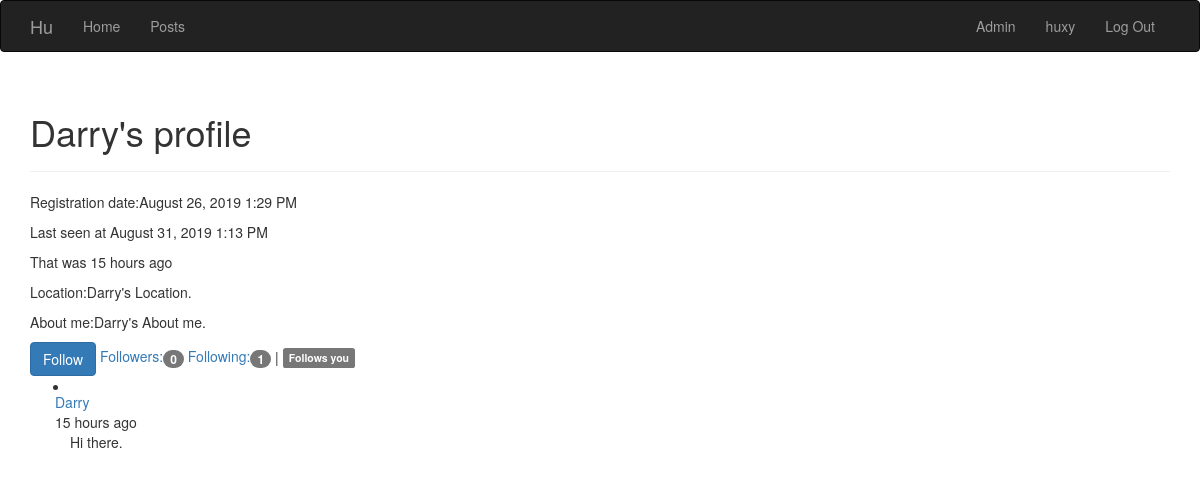
Page /user/Darry (signed in) on the committed database.
### app/models.py (models this page shows, shortened)
class User(UserMixin, db.Model):
    __tablename__ = 'users'
    id = db.Column(db.Integer, primary_key = True)
    username = db.Column(db.String(64), unique = True, index = True)
    password_hash = db.Column(db.String(128))
    role_id = db.Column(db.Integer, db.ForeignKey('roles.id'))
    location = db.Column(db.String(64))
    about_me = db.Column(db.Text())
    member_since = db.Column(db.DateTime(), default=datetime.utcnow)
    last_seen = db.Column(db.DateTime(), default=datetime.utcnow)
    comments = db.relationship('Comment', backref='author', lazy='dynamic')
    posts = db.relationship('Post', backref='author', lazy='dynamic')
    followed = db.relationship('Follow', foreign_keys=[Follow.follower_id], backref=db.backref('follower', lazy='joined'),lazy='dynamic',cascade='all, delete-orphan')
    follower = db.relationship('Follow', foreign_keys=[Follow.followed_id], backref=db.backref('followed', lazy='joined'),lazy='dynamic',cascade='all, delete-orphan')
    def can(self, permissions):
        return self.role is not None and (self.role.permissions & permissions) == permissions
    def is_administrator(self):
        return self.can(Permissions.ADMINISTRATOR)
    @property
    def password(self):
        raise AttributeError('Password is not a readable attribute.')
    def ping(self):
        self.last_seen = datetime.utcnow()
        db.session.add(self)
    def is_following(self, user):
        return self.followed.filter_by(followed_id=user.id).first() is not None

class Comment(db.Model):
    __tablename__ = 'comments'
    id = db.Column(db.Integer, primary_key=True)
    body = db.Column(db.Text)
    timestamp = db.Column(db.DateTime,index=True, default=datetime.utcnow)
    author_id = db.Column(db.Integer, db.ForeignKey('users.id'))

### app/main/views.py (the view)
@main.route('/user/<username>')
def user(username):
    user=User.query.filter_by(username=username).first()
    if not user:
        flash('No correspondent user.')
        return redirect('.index')
    comments = user.comments.order_by(Comment.timestamp.desc()).all()
    return render_template('user.html', user=user, Permissions=Permissions, comments=comments)

### app/auth/views.py (called while the page is built)
@auth.before_app_request
def before_request():
    if current_user.is_authenticated:
        current_user.ping()

### app/models.py (called while the page is built)
@login_manager.user_loader
def load_user(user_id):
    return User.query.get(int(user_id))

### app/templates/user.html (shortened to what this page needs)
{% extends "base.html" %}
{% block page_content  %}
<div class="page-header">
	<h1>{{user.username}}'s profile</h1>
</div>
{%include '_profile.html'%}
{% if current_user.id != user.id and current_user.can(Permissions.FOLLOW) %}
	{% if current_user.is_following(user) %}
	<a href="{{url_for('main.unfollow', user_id=user.id)}}" class="btn btn-primary">
		Unfollow
	</a>
	{%else%}
	<a href="{{url_for('main.follow', user_id=user.id)}}" class="btn btn-primary">
		Follow
	</a>
	{%endif%}
{%endif%}
<a href="{{url_for('main.followers', username=user.username)}}">
	Followers:<span class="badge">{{user.follower.count()}}</span>
</a>
<a href="{{url_for('main.following', username=user.username)}}">
	Following:<span class="badge">{{user.followed.count()}}</span>
</a>
{% if current_user.is_authenticated and current_user != user and user.is_following(current_user) %}
	| <span class="label label-default">Follows you</span>
{%endif%}
{%include '_comments.html'%}
{% endblock %}

### app/templates/base.html (shortened to what this page needs)
{% extends "bootstrap/base.html" %}
{% block head %}
{{super()}}
{% endblock %}
{% block navbar %}
<div class="navbar navbar-inverse" role="navigation">
	<div class="container">
		<div class="navvar-header">
			<a class="navbar-brand" href="{{ url_for('main.index') }}">Hu</a>
		</div>
		<div class="navbar-collapse collapse">
			<ul class="nav navbar-nav">
				<li><a href="{{url_for('main.index')}}">Home</a></li>
			</ul>
			<ul class="nav navbar-nav">
				<li><a href={{url_for('main.posts')}}>Posts</a></li>
			</ul>
			<ul class="nav navbar-nav navbar-right">
				{%if current_user.is_authenticated %}
				{%if current_user.is_administrator() %}
				<li><a href="{{url_for('auth.admin')}}">Admin</a></li>
				{%endif%}
				<li><a href="{{ url_for('auth.account', username=current_user.username)}}">{{current_user.username}}</a></li>
				<li><a href="{{ url_for('auth.logout') }}">Log Out</a></li>
				{%else%}
				<li><a href={{url_for('auth.register')}}>Register</a></li>
				<li><a href="{{url_for('auth.login') }}">Log In</a></li>
				{%endif%}
			</ul>
		</div>
	</div>
</div>
{% endblock %}
{% block content %}
<div class="container">
	{% block page_content %}{% endblock %}
</div>
{% endblock %}

### app/templates/_profile.html
<div>
	<p>Registration date:{{moment(user.member_since).format('LLL')}}</p>
	<p>Last seen at {{moment(user.last_seen).format('LLL')}}</p>
	<p>That was {{moment(user.last_seen).fromNow(refresh=True)}}</p>
	<p><p>
		{% if user.location %}
		Location:{{user.location }}
		{% endif %}
		</p>
		<p>
		{% if user.about_me %}
		About me:{{user.about_me}}
		{% endif %}
		</p>
	</p>
</div>

### app/templates/_comments.html
<div>
<ul class="posts">
	{%for comment in comments %}
	<li class="post">
		<div class="row">
			<div class="col-4">
				<div class="post-author">
					<a href="{{url_for('main.user', username=comment.author.username)}}">
						{{ comment.author.username }}
					</a>
				</div>
			</div>
			<div class="col-4">
				<div class="post-date">{{moment(comment.timestamp).fromNow()}}</div>
			</div>
		</div>
			<div class="post-content">
				<div class="post-body">
					{{comment.body}}
				</div>
			</div>
	</li>
	{%endfor%}
</ul>
</div>

### rows in the picture
User: username "huxy"
User: username "Darry", member_since "August 26, 2019 1:29 PM", last_seen "August 31, 2019 1:13 PM", last_seen "15 hours ago", location "Darry's Location.", about_me "Darry's About me."
Comment: author.username "Darry", timestamp "15 hours ago", body "Hi there."

### other values in the picture
{{ user.follower.count() }} "0"
{{ user.followed.count() }} "1"
